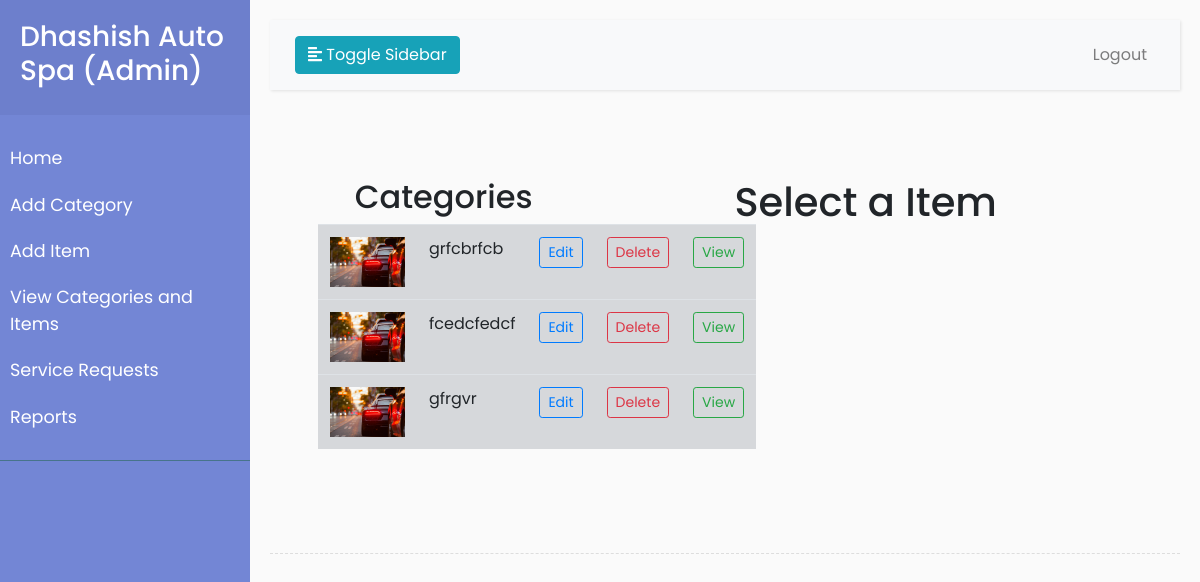
The page /admin/viewCategoriesAndItems.php on the database its author committed.
### tables this page shows
CREATE TABLE `category` (
  `id` int(5) NOT NULL,
  `name` varchar(50) NOT NULL,
  `thumbnail` blob NOT NULL
);

### admin/viewCategoriesAndItems.php (the view, shortened to what this page needs)
<?php
    include("../db.php");
    $sql = "SELECT * FROM category";
?>
<!DOCTYPE html>
<html>
<head>
    <link rel="stylesheet" href="https://stackpath.bootstrapcdn.com/bootstrap/4.1.0/css/bootstrap.min.css">
    <link rel="stylesheet" href="style.css">
</head>
<body>
    <div class="wrapper">
        <?php require_once 'sideBar.php'; ?>
        <div id="content">
            <nav class="navbar navbar-expand-lg navbar-light bg-light">
                <div class="container-fluid">
                    <button type="button" id="sidebarCollapse" class="btn btn-info">
                        <i class="fas fa-align-left"></i>
                        <span>Toggle Sidebar</span>
                    </button>
                    <div class="collapse navbar-collapse" id="navbarSupportedContent">
                        <ul class="nav navbar-nav ml-auto">
                            <li class="nav-item">
                                <a class="nav-link" href="#">Logout</a>
                            </li>
                        </ul>
                    </div>
                </div>
            </nav>
            <div class="container-fluid  py-5 px-5" id="items">
    <div class="row">
        <div class="col-lg-4 col-md-4 col-sm-12">
            <h2 class="fadeInDown text-center">Categories</h1>
            <table class="table table-secondary">
                <?php
                    $result = mysqli_query($conn, $sql);
                    while($row = mysqli_fetch_assoc($result)){
                        ?>
                        <tr>
                            <td><img src="../images/bg.jpg" width="75px"></td>
                            <td><?php echo($row['name']) ?></td>
                            <td><button type="button" class="btn btn-sm btn-outline-primary" onClick="#">Edit</button></td>
                            <td><a href="../backend/DeleteCategory.php?id=<?php echo($row['id']) ?>"><button type="button" class="btn btn-sm btn-outline-danger" onClick="#">Delete</button></a></td>
                            <td><button type="button" class="btn btn-sm btn-outline-success" onClick="ViewItems(<?php echo($row['id']) ?>)">View</button></td>
                        </tr>
                        <?php
                    }
                ?>
            </table>
        </div>
        <div class="col-lg-8 col-md-8 col-sm-12" id="stage">
           <h1 class="fadeInDown text-center">Select a Item</h1>
        </div>
    </div>
    </div>
            <div class="line"></div>
            </div>
    </div>
</body>

### admin/style.css (style rules this page uses)
body { font-family: 'Poppins', sans-serif; background: #fafafa; }
a, a:hover, a:focus { color: inherit; text-decoration: none; transition: all 0.3s; }
.navbar { padding: 15px 10px; background: #fff; border: none; border-radius: 0; margin-bottom: 40px; box-shadow: 1px 1px 3px rgba(0, 0, 0, 0.1); }
.line { width: 100%; height: 1px; border-bottom: 1px dashed #ddd; margin: 40px 0; }
.wrapper { display: flex; width: 100%; align-items: stretch; }
#content { width: 100%; padding: 20px; min-height: 100vh; transition: all 0.3s; }

### rows shown on the page
category: name "grfcbrfcb"
category: name "fcedcfedcf"
category: name "gfrgvr"
